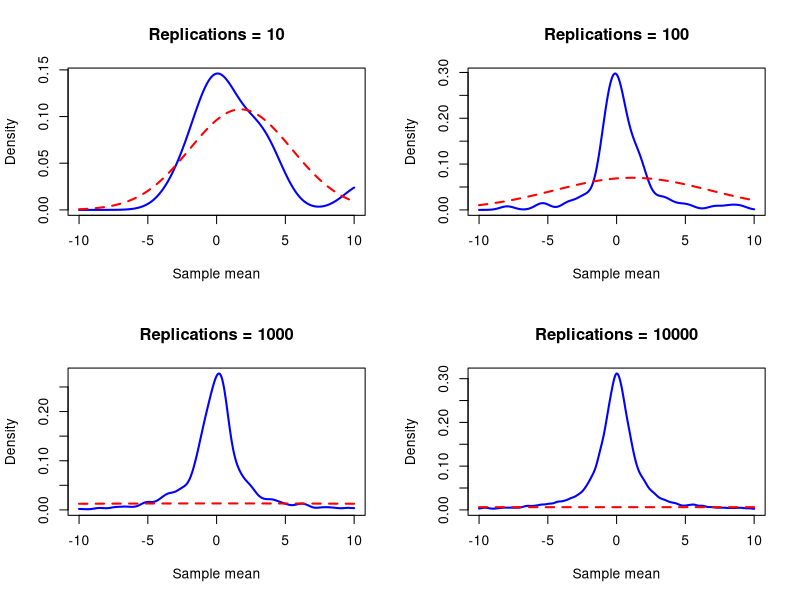
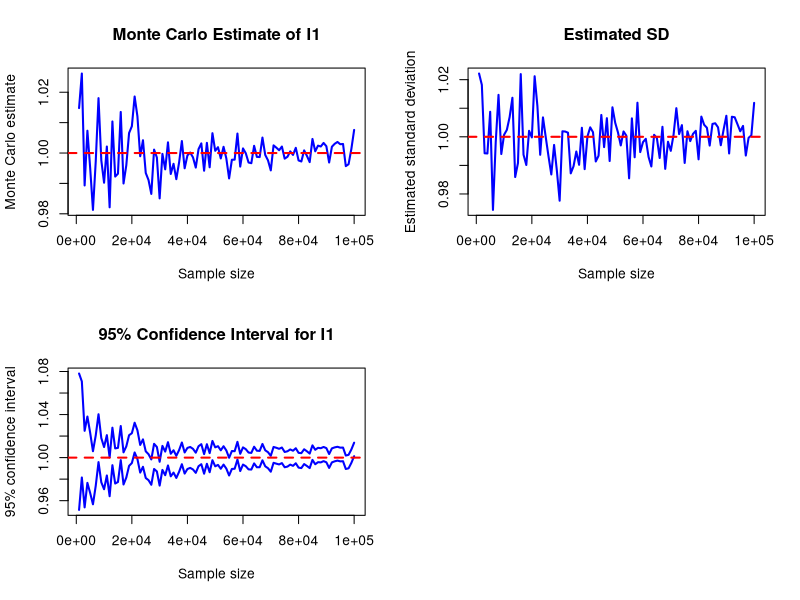
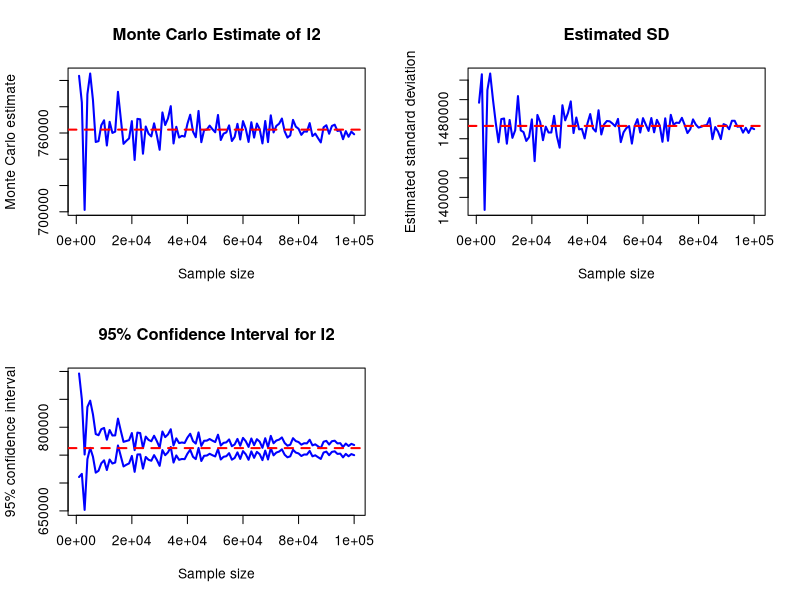

R code for these plots, in order:
#Q1 Cauchy Distribution
# Cauchy distribution (pdf): f(x) = 1 / (pi * (1 + x^2))
# pdf to cdf: integrate f(x) from -inf to x
# 1 / pi * integral 1 / (1 + t^2) dt = 1 / pi * arctan(t) {from -inf to x}
# = 1 / pi * (arctan(x) - arctan(-inf)) = 1 / pi * (arctan(x) + pi/2) = 1/2 + arctan(x)/pi
# CDF: F(x) = 1/2 + arctan(x)/pi

# set cdf = u, solve for x
# u = 1/2 + arctan(x)/pi = u + 1/2 = arctan(x)/pi = pi * (u - 1/2) = arctan(x)
# x = tan(pi * (u - 1/2))

inverse_cauchy <- function(u) {
  return(tan(pi * (u - 1/2)))
}

sample_size <- 500
replications <- c(10, 100, 1000, 10000)
par(mfrow = c(2, 2))
set.seed(2025)
for (i in seq_along(replications)) {
  M <- replications[i]
  samples <- matrix(runif(M * sample_size), nrow = M, ncol = sample_size)
  cauchy_samples <- inverse_cauchy(samples)

  sample_means <- rowMeans(cauchy_samples)
  empirical_density <- density(sample_means, from = -10, to = 10, n = 1000)

  fitted_mean <- mean(sample_means)
  fitted_sd <- sd(sample_means)
  fitted_normal <- dnorm(empirical_density$x, mean = fitted_mean, sd = fitted_sd)

  plot(
    empirical_density$x,
    empirical_density$y,
    type = "l",
    lwd = 2,
    col = "blue",
    xlim = c(-10, 10),
    ylim = c(0, max(empirical_density$y, fitted_normal)),
    main = paste("Replications =", M),
    xlab = "Sample mean",
    ylab = "Density"
  )

  lines(empirical_density$x, fitted_normal, col = "red", lwd = 2, lty = 2)
}


#Q2 Monte Carlo Method
# General Monte Carlo function
MonteCarlo <- function(samples, A, confidence = 0.95) {
  # Sample size
  n <- length(samples)
  
  # Apply A(x) to the simulated observations
  Y <- A(samples)
  
  # Monte Carlo estimate
  # mu_hat = (1/n) sum A(X_i)
  estimate <- mean(Y)
  
  # Estimated standard deviation of A(X)
  sd_est <- sd(Y)
  
  # Standard error
  standard_error <- sd_est / sqrt(n)
  
  # z value for chosen confidence level
  alpha <- 1 - confidence
  z <- qnorm(1 - alpha / 2)
  
  # Practical confidence interval for the true expectation
  CI_lower <- estimate - z * standard_error
  CI_upper <- estimate + z * standard_error
  
  return(
    c(
      estimate = estimate,
      sd = sd_est,
      SE = standard_error,
      CI_lower = CI_lower,
      CI_upper = CI_upper
    )
  )
}

# I1 = integral from 0 to inf of x * e^-x dx
# Density of exponential distribution: f(x) = lambda * exp(-lambda * x) for x >= 0
# Y ~ Exp(lambda)
# E[G[Y]] = integral from 0 to inf of G(x) * f(x) = G(x) * lambda * exp(-lambda * x)
# To have I1 = E[G[Y]], we need G(x) * lambda * exp(-lambda * x) = x * exp(-x)
# Set lambda = 1, then G(x) = x, so I1 = E[Y] where Y ~ Exp(1)
A1 <- function(x) {
  return(x)
}

# Q2(b): Give an asymptotic 95% confidence interval for the MC estimate
set.seed(2025)
n <- 10000
x <- rexp(n, rate = 1)
result_I1 <- MonteCarlo(x, A1, confidence = 0.95)
print(result_I1)

# Theoretical values: mu = 1, sigma = 1
mu1 <- 1
sigma1 <- 1

# Theoretical 95% interval for the Monte Carlo estimator:
# mu +/- 1.96 sigma / sqrt(n)

z <- qnorm(0.975)
theoretical_lower <- mu1 - z * sigma1 / sqrt(n)
theoretical_upper <- mu1 + z * sigma1 / sqrt(n)
c(
  theoretical_lower = theoretical_lower,
  theoretical_upper = theoretical_upper
)

par(mfrow = c(2,2))
set.seed(2025)
sample_sizes <- seq(1000, 100000, by = 1000)

# Storage
Q2_results <- matrix(NA, nrow = length(sample_sizes), ncol = 5)

colnames(Q2_results) <- c(
  "estimate",
  "sd",
  "SE",
  "CI_lower",
  "CI_upper"
)

# Repeat Monte Carlo experiment
for (i in seq_along(sample_sizes)) {
  n <- sample_sizes[i]
  # Generate sample
  X <- rexp(n, rate = 1)
  # Calculate estimate and confidence interval
  Q2_results[i, ] <- MonteCarlo(X, A1, 0.95)
}

# Plot 1: Monte Carlo estimate versus sample size
plot(
  sample_sizes,
  Q2_results[, "estimate"],
  type = "l",
  col = "blue",
  lwd = 2,
  xlab = "Sample size",
  ylab = "Monte Carlo estimate",
  main = "Monte Carlo Estimate of I1"
)

abline(h = mu1, col = "red", lwd = 2, lty = 2)

# Plot 2: Estimated SD versus theoretical SD
plot(
  sample_sizes,
  Q2_results[, "sd"],
  type = "l",
  col = "blue",
  lwd = 2,
  xlab = "Sample size",
  ylab = "Estimated standard deviation",
  main = "Estimated SD"
)

abline(h = sigma1, col = "red", lwd = 2, lty = 2)

# Plot 3: Practical confidence interval
plot(
  sample_sizes,
  Q2_results[, "CI_upper"],
  type = "l",
  col = "blue",
  lwd = 2,
  ylim = range(
    Q2_results[, "CI_lower"],
    Q2_results[, "CI_upper"]
  ),
  xlab = "Sample size",
  ylab = "95% confidence interval",
  main = "95% Confidence Interval for I1"
)

lines(sample_sizes, Q2_results[, "CI_lower"], col = "blue", lwd = 2)

abline(h = mu1, col = "red", lwd = 2, lty = 2)

# Repeat the entire Monte Carlo experiment many times.
# For a 95% CI, approximately 95% of intervals should
# contain the true value mu = 1.
set.seed(2025)
trials <- 1000
sample_size <- 1000
contains_true_value <- logical(trials)

for (j in 1:trials) {
  X <- rexp(sample_size, rate = 1) 
  result <- MonteCarlo(X, A1, confidence = 0.95)
  contains_true_value[j] <- result["CI_lower"] <= mu1 && mu1 <= result["CI_upper"]
}

coverage_probability <- mean(contains_true_value)
print(coverage_probability)
coverage_percentage <- 100 * coverage_probability

print(paste("Empirical coverage =", round(coverage_percentage, 2), "%"))
# We expect approximately 95%.


#Q3
#I2 = integral from 1 to 8 ((x^7 -3x^2) * (e^(4-sqrt(x))) * sin^2(x)) / (x-1/2)
# Since the integral has finite limits, the simplest choice is to use a uniform distribution on [1, 8]
# The pdf of a uniform random variable on [a, b] is 1 / (b - a)
# For I2, the pdf (f_X(x)) is 1 / (8 - 1) = 1 / 7 for x in [1, 8]
# Let f(x) = ((x^7 -3x^2) * (e^(4-sqrt(x))) * sin^2(x)) / (x-1/2)
# Since pdf is 1 / 7, A(x) = 7 * f(x)

f <- function(x) {
  return(((x^7 - 3 * x^2) * (exp(4 - sqrt(x))) * sin(x)^2) / (x - 1/2))
}

A2 <- function(x) {
  return(7 * f(x))
}

set.seed(2025)
n <- 10000
# Generate Uniform(1,8) observations
X <- runif(n, min = 1, max = 8)
# Monte Carlo estimate
result_I2 <- MonteCarlo(X, A2, confidence = 0.95)
print(result_I2)

#Q3(b): Give an asymptotic 95% confidence interval for the MC estimate
# Theoretical value of the integral
mu2 <- integrate(f, lower = 1, upper = 8)$value
print(mu2)

# Theoretical variance and 95% CI
# Var[A(X)] = E[A(X)^2] - (E[A(X)])^2
# E[A(X)^2] = integral from 1 to 8 of A(x)^2 * f_X(x) dx

EA2 <- integrate(function(x) A2(x)^2 * (1/7), lower = 1, upper = 8)$value

Var_A2 <- EA2 - mu2^2
sigma2 <- sqrt(Var_A2)

print(
c(
    true_integral = mu2,
    theoretical_sd = sigma2
  )
)

# Theoretical 95% interval for estimator
theoretical_Q3_CI <- c(
  mu2 - z * sigma2 / sqrt(n),
  mu2 + z * sigma2 / sqrt(n)
)
print(theoretical_Q3_CI)

#Q3(c): Repeat for different sample sizes and plot the results
par(mfrow = c(2,2))
set.seed(2025)
sample_sizes <- seq(1000, 100000, by = 1000)

# Storage
Q3_results <- matrix(NA, nrow = length(sample_sizes), ncol = 5)

colnames(Q3_results) <- c(
  "estimate",
  "sd",
  "SE",
  "CI_lower",
  "CI_upper"
)

# Repeat Monte Carlo experiment
for (i in seq_along(sample_sizes)) {
  n <- sample_sizes[i]
  # Generate sample
  X <- runif(n, min = 1, max = 8)
  # Calculate estimate and confidence interval
  Q3_results[i, ] <- MonteCarlo(X, A2, 0.95)
}

# Plot 1: Monte Carlo estimate versus sample size
plot(
  sample_sizes,
  Q3_results[, "estimate"],
  type = "l",
  col = "blue",
  lwd = 2,
  xlab = "Sample size",
  ylab = "Monte Carlo estimate",
  main = "Monte Carlo Estimate of I2"
)

abline(h = mu2, col = "red", lwd = 2, lty = 2)

# Plot 2: Estimated SD versus theoretical SD
plot(
  sample_sizes,
  Q3_results[, "sd"],
  type = "l",
  col = "blue",
  lwd = 2,
  xlab = "Sample size",
  ylab = "Estimated standard deviation",
  main = "Estimated SD"
)

abline(h = sigma2, col = "red", lwd = 2, lty = 2)

# Plot 3: Practical confidence interval
plot(
  sample_sizes,
  Q3_results[, "CI_upper"],
  type = "l",
  col = "blue",
  lwd = 2,
  ylim = range(
    Q3_results[, "CI_lower"],
    Q3_results[, "CI_upper"]
  ),
  xlab = "Sample size",
  ylab = "95% confidence interval",
  main = "95% Confidence Interval for I2"
)

lines(sample_sizes, Q3_results[, "CI_lower"], col = "blue", lwd = 2)

abline(h = mu2, col = "red", lwd = 2, lty = 2)
